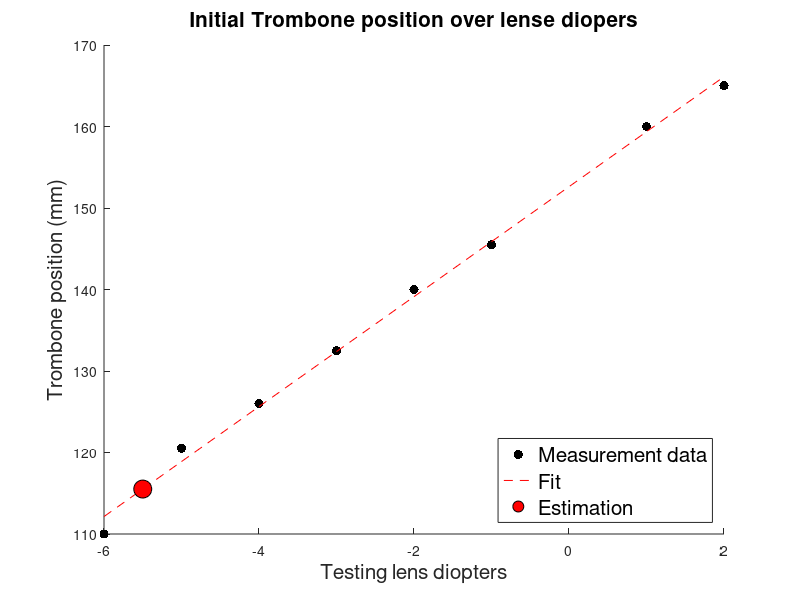

Write the MATLAB code that produced this figure.
% SACC_calibrateTrombone
%
% This contains the contrast measurement data over Tromobone position.
% Based on the data, you can search an optimal Trombone position for any
% given lens diopters.

% History:
%    03/25/22  dhb, smo     - Measured the data and plotted the graph.
%    07/19/22  dhb, smo     - Added data using different lense diopters.
%    07/29/22  smo, rsh     - Added data using different lenese within the
%                             range of -6 to +2.
%    08/01/22  smo          - Added to choose multiple data at once. Also,
%                             now it calculates an optimal Trombone
%                             position for any given lens diopters using
%                             interpolation.
%    08/02/22  smo          - Changed the fitting method from interpolation
%                             to linear. And file name changed.

%% Initialize.
clear; close all;

%% Raw measurement data.
%
% Trombone position was recorded in mm unit. For the data (whichData =
% 0-10), the position of Trombone is the number you can get from its
% software. However, that number is changing everytime rebooting the
% computer which does not represent the physical position. So, the data
% (whichData = 11-18) recorded the number on the measuring tape attached to
% the side of Trombone, which is an actual position of the Trombone.
%
% Contrast was measured using the real-time camera image.
%
% Note that we are planning to calibrate for the lens diopeters from -6.0
% to +2.0 for SACC project.
%
% Set the data range of interest.
whichDataRange = [11:18];
VERBOSE = false;

% Make a loop here to collect the multiple lens data.
for ii = 1:length(whichDataRange)
    whichData = whichDataRange(ii);
    
    % All raw data stored here.
    switch whichData
        case 0
            lensDiopters = 0;
            positionTrombone = [2.799 2.299 1.772 1.522 1.272 1.022 0.772 0.522 0.272 0.022 -0.530 -1.449 -2.193 -2.665 ];
            contrast         = [0.931 0.946 0.954 0.954 0.954 0.954 0.955 0.954 0.954 0.954  0.954  0.954  0.947  0.939 ];
            
            % Following data no. 1 to 6 were collected using different lens
            % diopeters on the date of 07/19/22.
        case 1
            lensDiopters = -3;
            positionTrombone = [-15.17 -14.64 -14.06 -13.54 -12.99 -12.52 -12.05 -11.52 -11.01 -10.54 -9.99 -9.48];
            contrast         = [ 0.888  0.871  0.901  0.929  0.938  0.947  0.948  0.948  0.948  0.949 0.931 0.923];
        case 2
            lensDiopters = -4.5;
            positionTrombone = [-19.66 -19.54 -19.04 -18.04 -17.50];
            contrast         = [ 0.946  0.937  0.947  0.935  0.923];
        case 3
            lensDiopters = +2.0;
            positionTrombone = [-0.47  0.54  1.00  1.50  2.06  2.50  3.04];
            contrast         = [0.920 0.947 0.947 0.963 0.946 0.947 0.939];
        case 4
            lensDiopters = -6.0;
            positionTrombone = [-17.89 -16.80];
            contrast         = [ 0.815  0.718];
        case 5
            lensDiopters = -5.5;
            positionTrombone = [-19.79 -18.82];
            contrast         = [ 0.917  0.824];
        case 6
            lensDiopters = -5.0;
            positionTrombone = [-19.53 -18.55];
            contrast         = [ 0.930  0.911];
            
            % From here, data was collected on the day of 07/29/22.
            %
            % Note that the position trombone here is the number on the
            % measuring tape that is attached to the Trombone. Therefore, this
            % is different range of unit from the measurements conducted
            % before. The unit for the position is still mm though.
        case 11
            lensDiopters = -6.0;
            positionTrombone = [115 114 112.5 111 110 109 107.5 105];
            contrast         = [0.92 0.947 0.947 0.959 0.96 0.946 0.931 0.914];
        case 12
            lensDiopters = -5.0;
            positionTrombone = [124 121.5 120.5 120 119 117.5 115.5 114.5 112.5];
            contrast         = [0.92 0.96 0.96 0.959 0.959 0.958 0.958 0.928 0.898];
        case 13
            lensDiopters = -4.0;
            %         positionTrombone = [130.5 129.5 127.5 126 125 122.5 121];
            %         contrast         = [0.909 0.927 0.938 0.939 0.938 0.924 0.883];
            %
            % Data for -4.0 has been corrected as follows. The first
            % measurement somehow gave the lower contrast than expected.
            positionTrombone = [130.5 129.5 128 127 126 125 124 122.5 121.5 120.5];
            contrast         = [0.901 0.923 0.933 0.946 0.955 0.944 0.943 0.933 0.92 0.894];
        case 14
            lensDiopters = -3.0;
            positionTrombone = [138.5 137 136 135 134 132.5 131 129 128];
            contrast         = [0.91 0.94 0.941 0.949 0.95 0.95 0.9 0.901 0.856];
        case 15
            lensDiopters = -2.0;
            positionTrombone = [146 145 144 143 141 140 139 138 135.5];
            contrast         = [0.88 0.931 0.94 0.95 0.951 0.959 0.949 0.939 0.855];
        case 16
            lensDiopters = -1.0;
            positionTrombone = [152.5 151.5 150.5 149.5 148.5 147 145.5 144 143];
            contrast         = [0.893 0.929 0.946 0.946 0.947 0.955 0.955 0.946 0.927];
        case 17
            lensDiopters = +1.0;
            positionTrombone = [165 164 162.5 161.5 160.5 160 159 157.5 156 155];
            contrast         = [0.901 0.942 0.95 0.959 0.959 0.959 0.958 0.95 0.941 0.872];
        case 18
            lensDiopters = +2.0;
            positionTrombone = [170.5 169.5 168.5 168 166 165 164 162 161];
            contrast         = [0.908 0.938 0.953 0.953 0.961 0.961 0.953 0.937 0.896];
        otherwise
    end
    
    % There are some lenses having multiple highest points. Here we choose a
    % smaller value in position (nm) which should be fine for now, but we
    % may elaborate it later on.
    lensDioptersSet(ii) = lensDiopters;
    contrastMax(ii) = max(contrast);
    positionContrastMax(ii) = min(positionTrombone(find(contrast(:) == contrastMax(ii))));
    
    %% Plot it.
    if (VERBOSE)
        figure; clf; hold on;
        plot(positionTrombone, contrast, 'ko--', ...
            'MarkerFaceColor', [0.5 0.5 0.5], 'MarkerEdgeColor', zeros(1,3), 'MarkerSize', 8);
        plot(positionContrastMax(ii), contrastMax(ii), 'o', ...
            'MarkerFaceColor', [1 0 0], 'MarkerEdgeColor', zeros(1,3), 'MarkerSize', 8);
        xlabel('Position Trombone (mm)','FontSize',15);
        ylabel('Contrast','FontSize',15);
        xticks([round(min(positionTrombone)) : 1 : round(max(positionTrombone))]);
        ylim([0.855 0.965]);
        legend('All data','Max Contrast','location','southeast','FontSize',15);
        title(append('Lens diopters: ',num2str(lensDiopters),' / Max contrast = ',num2str(contrastMax(ii))),'FontSize',15);
    end
    
    clear contrast; clear positionTrombone;
end

%% Search an optimal Trombone position for a random lens diopters.
%
% Type your lens diopter of interest.
PROMPT = true;

if (PROMPT)
    while 1
    promptMessage = '    Type subject lens diopter of dominant eye: ';
    subjectLensDiopters = input(promptMessage);
    
    if ~isempty(subjectLensDiopters)
        break
    end
    
    disp('Lens diopter should be within from -6 to +2.');
    end
else
    % Enter manually.
    subjectLensDiopters = -5.25;
end

% Set the target (initial) position.
targetLensDiopters = -(subjectLensDiopters + 0.5);

% Here make a linear fitting for the data.
p = polyfit(lensDioptersSet, positionContrastMax, 1);
positionFitted = polyval(p ,lensDioptersSet);

% Search an optimal Trombone position here from the above fitting results.
positionEstimated = polyval(p, targetLensDiopters);

% Print out the results.
fprintf('\t * Target lens diopter is (%.2f) \n', subjectLensDiopters);
fprintf('\t * Initial Trombone position at (%.2f) is %.0f (mm) \n', ...
    targetLensDiopters, positionEstimated);

% Plot it.
PLOTCALIBRATIONRESULTS = true;

if (PLOTCALIBRATIONRESULTS)
    figure; clf; hold on;
    plot(lensDioptersSet, positionContrastMax, 'k.', 'markersize', 20);
    plot(lensDioptersSet, positionFitted, 'r--');
    plot(targetLensDiopters, positionEstimated, ...
        'ro', 'markersize', 13, 'markerfacecolor', 'r', 'markeredgecolor', 'k');
    xlabel('Testing lens diopters','FontSize',15);
    ylabel('Trombone position (mm)','FontSize',15);
    title('Initial Trombone position over lense diopers','FontSize',15);
    legend('Measurement data', 'Fit', 'Estimation', 'location', 'SouthEast', 'FontSize', 15);
end
